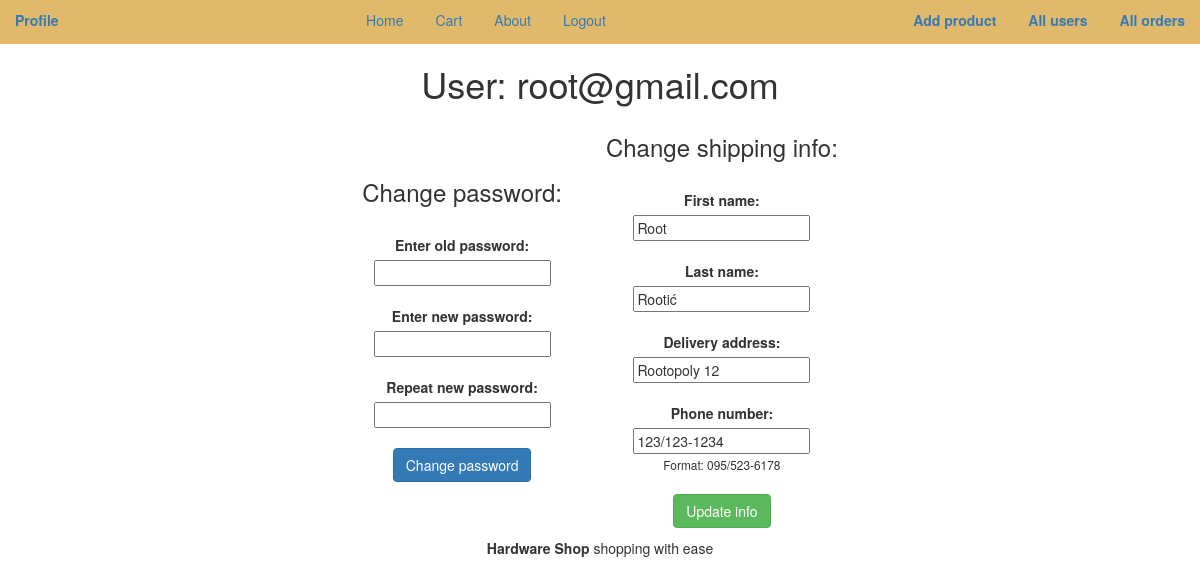
Screenshot of /profile (signed in) with the database file from the repository.
### tables this page shows
CREATE TABLE `users` (
  `id` int(11) NOT NULL,
  `password` varchar(255) NOT NULL,
  `isAdmin` tinyint(1) NOT NULL,
  `firstName` varchar(255) NOT NULL,
  `lastName` varchar(255) NOT NULL,
  `email` varchar(255) NOT NULL,
  `address` varchar(255) NOT NULL,
  `phone` varchar(255) NOT NULL
);

### app/Response.php (called while the page is built, shortened)
<?php
class Response
{
    public function setBody($body, $vars = []) : ?Response
    {
        try {
            extract($vars, EXTR_SKIP);
            include $body;
        } catch (Exception $exception) {
            ob_end_clean();
            echo $exception->getMessage();
        }
        return $this;
    }
}

### app/controllers/UserController.php (called while the page is built, shortened)
<?php
class UserController
{
    public function renderProfile($response)
    {
        $user = Utils::getDb()->prepare("SELECT * FROM users WHERE id=:id");
        $user->execute(['id' => $_SESSION['id']]);
        $user = $user->fetchAll(PDO::FETCH_CLASS);
        return $response->setBody('app/views/UserView.php', [
            'user' => $user[0],
            'isAdmin' => false
        ]);
    }
}

### index.php (called while the page is built, shortened)
<?php
$app = new App(new Container([
            'router' => function() {
                return new Router;
            },
            'response' => function() {
                return new Response;
            }
        ]));
$app->get('/', [HomeController::class, 'index']);
$app->get('/home', [HomeController::class, 'index']);
$app->get('/about', [HomeController::class, 'renderAbout']);
$app->get('/register', [RegisterController::class, 'register']);
$app->post('/register/submit', [RegisterController::class, 'submit']);
$app->get('/login', [LoginController::class, 'login']);
$app->post('/login/submit', [LoginController::class, 'submit']);
$app->get('/logout', [LoginController::class, 'logout']);
$app->get('/cart', [CartController::class, 'render']);
$app->get('/cart/add', [CartController::class, 'add']);
$app->get('/cart/empty', [CartController::class, 'empty']);
$app->get('/cart/addQuantity', [CartController::class, 'addQuantity']);
$app->get('/cart/removeQuantity', [CartController::class, 'removeQuantity']);
$app->post('/cart/order', [CartController::class, 'processOrder']);
$app->get('/orderForm', [CartController::class, 'orderForm']);
$app->get('/allOrders', [OrderController::class, 'allOrders']);
$app->get('/orderHistory', [OrderController::class, 'showHistory']);
$app->post('/allOrders/updateUserStatus', [OrderController::class, 'updateUserStatus']);
$app->post('/allOrders/updateGuestStatus', [OrderController::class, 'updateGuestStatus']);
$app->get('/product', [ProductController::class, 'renderProduct']);
$app->get('/addProduct', [ProductController::class, 'add']);
$app->get('/editProduct', [ProductController::class, 'edit']);
$app->get('/removeProduct', [ProductController::class, 'remove']);
$app->post('/addProduct/submit', [ProductController::class, 'submit']);
$app->get('/allUsers', [UserController::class, 'renderAllUsers']);
$app->get('/editUser', [UserController::class, 'editUser']);
$app->post('/editUser/submit', [UserController::class, 'submit']);
$app->get('/removeUser', [UserController::class, 'removeUser']);
$app->get('/profile', [UserController::class, 'renderProfile']);
$app->post('/editUser/updatePassword', [UserController::class, 'updatePassword']);
$app->post('/editUser/updateInfo', [UserController::class, 'updateInfo']);
$app->run();

### app/Utils.php (called while the page is built, shortened)
<?php
class Utils
{
    protected static PDO $db;
    public static function getDb(): PDO
    {
        return self::$db;
    }
    public static function setDb(PDO $db): void
    {
        self::$db = $db;
    }
}

### app/views/UserView.php (the view, shortened to what this page needs)
<?php
include "Header.php";
?>
<h1>User: <?= $vars['user']->email ?></h1>
<div>
    <div style="display: inline-block; vertical-align: middle; padding-right: 20px;">
        <?php if($vars['isAdmin']): ?>
        <h3>Change privileges:</h3><br>
        <form method="post" action="editUser/submit">
            <label for="isAdmin">Edit privileges</label><br>
            <select id="isAdmin" name="isAdmin">
                <option value="1" <?= $vars['user']->isAdmin == 1 ? 'selected' : '' ?>>Admin</option>
                <option value="0" <?= $vars['user']->isAdmin == 0 ? 'selected' : '' ?>>Customer</option>
            </select><br><br>
            <input class="btn btn-primary" type="submit" value="Submit">
        <?php else: ?>
        <h3>Change password:</h3><br>
        <form method="post" action="editUser/updatePassword">
            <label for="oldPassword">Enter old password:</label><br>
            <input required type="password" id="oldPassword" name="oldPassword"><br><br>
            <label for="newPassword">Enter new password:</label><br>
            <input required type="password" id="newPassword" name="newPassword"><br><br>
            <label for="repeat">Repeat new password:</label><br>
            <input required type="password" id="repeat" name="repeat"><br><br>
            <input class="btn btn-primary" type="submit" value="Change password">
        <?php endif; ?>
        </form>
    </div>
    <div style="display: inline-block; vertical-align: middle; padding-left: 20px;">
        <h3>Change shipping info:</h3><br>
        <form method="post" action="editUser/updateInfo">
            <label for="fname">First name:</label><br>
            <input required type="text" id="fname" name="fname" value="<?= $vars['user']->firstName ?? '' ?>"><br><br>
            <label for="lname">Last name:</label><br>
            <input required type="text" id="lname" name="lname" value="<?= $vars['user']->lastName ?? '' ?>"><br><br>
            <label for="address">Delivery address:</label><br>
            <input required type="text" id="address" name="address" value="<?= $vars['user']->address ?? '' ?>"><br><br>
            <label for="phone">Phone number:</label><br>
            <input required type="tel" pattern="[0-9]{3}/[0-9]{3}-[0-9]{4}" value="<?= $vars['user']->phone ?? '' ?>" id="phone" name="phone"><br>
            <small>Format: 095/523-6178</small><br><br>
            <input class="btn btn-success" type="submit" value="Update info">
        </form>
    </div>
</div>
<?php
include "Footer.php";
?>

### app/views/css/style.css (style rules this page uses)
body { text-align: center; }

### rows the page displays
users: email "root@gmail.com", fname "Root", lname "Rootić", address "Rootopoly 12", phone "123/123-1234"
